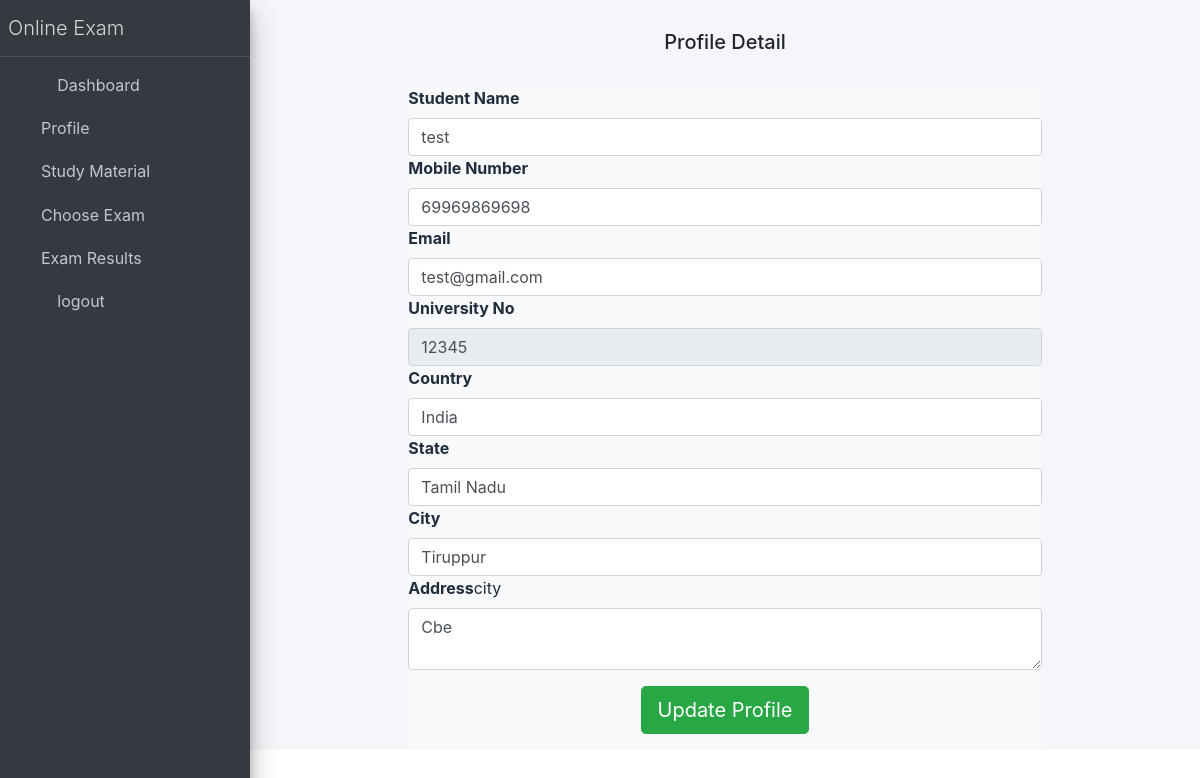
/update_profile/ (signed in), run on the app's committed database.
### app/models.py (models this page shows, shortened)
class StudentDetail(models.Model):
	student_name = models.CharField('Student Name', max_length=255)
	email_id = models.EmailField('Email Id', max_length=255)
	phone_number = models.CharField('Mobile Number', max_length=50,null=True,blank=True)
	address = models.TextField('Address',null=True,blank=True)
	country = models.CharField('Country', max_length=100,default='India')
	state = models.CharField('State', max_length=100,default='Tamil Nadu')
	city = models.CharField('City', max_length=100,null=True,blank=True)
	university_no = models.CharField('University No', max_length=100, unique=True)
	password = models.CharField('Password',max_length=30)

### app/views.py (the view, shortened to what this page needs)
# urls.py: path('update_profile/',views.update_profile,name="update_profile"),
def update_profile(request):
	if request.session.has_key('user_id'):
		user_id = request.session['user_id']
		user_detail = StudentDetail.objects.filter(id=int(user_id))
		return render(request,'update_profile.html',{'user_detail':user_detail})
	else:
		return render(request,'student_login.html',{})

### app/templates/update_profile.html (shortened to what this page needs)
{%include 'user_header.html'%}
    <section class="ftco-section">
      <div class="container">
        <div class="row no-gutters justify-content-center " style="padding-bottom: 0;">
          <div class="col-md-7 text-center heading-section ftco-animate" style="padding-top: 30px;">
            <h2 style="font-size: 20px;">Profile Detail</h2><br>
          </div>
        </div>
        <div class="row d-flex">
        <center>
          <div class="col-md-8 ftco-animate makereservation  bg-light">
            <form  method="post">{% csrf_token %}
              <div class="row">
			         {% for i in user_detail %}
                    <label for="">Student Name</label>
                    <input type="text" class="form-control" name="uname"  required="required" value="{{i.student_name}}">
                    <label for="">Mobile Number</label>
                    <input type="number" class="form-control" name="mobile"  required="required" value="{{i.phone_number}}">
                    <label for="">Email</label>
                    <input type="email" class="form-control" name="email" required="required" value="{{i.email_id}}">
                     <label for="">University No</label>
                    <input type="text" class="form-control" name="university_no" readonly="readonly" value="{{i.university_no}}">
                     <label for="">Country</label>
                    <input type="text" class="form-control" name="country"  required="required" value="{{i.country}}">
                     <label for="">State</label>
                    <input type="text" class="form-control" name="state"  required="required" value="{{i.state}}">
                     <label for="">City</label>
                    <input type="text" class="form-control" name="city"  required="required" value="{{i.city}}">
                    <label for="">Address</label>city
                    <textarea  class="form-control" name="address" required="required">{{i.address}}</textarea>
                <div class="col-md-12 mt-3">
                  <div class="form-group">
                    <input type="submit" value="Update Profile" class="btn btn-success btn-lg">
                  </div>
                </div>
                {% endfor %}
              </div>
            </form>
          </div>
        </div>
    </section>

### data on the page
StudentDetail: uname "test", mobile "69969869698", email "test@gmail.com", university_no "12345", country "India", state "Tamil Nadu", city "Tiruppur", address "Cbe"
